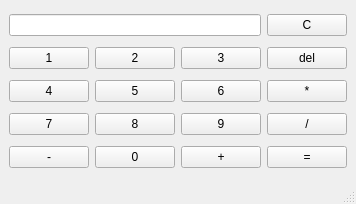
<?xml version="1.0" encoding="UTF-8"?>
<ui version="4.0">
 <class>MainWindow</class>
 <widget class="QMainWindow" name="MainWindow">
  <property name="geometry">
   <rect>
    <x>0</x>
    <y>0</y>
    <width>336</width>
    <height>204</height>
   </rect>
  </property>
  <property name="windowTitle">
   <string>MainWindow</string>
  </property>
  <widget class="QWidget" name="centralwidget">
   <layout class="QGridLayout" name="gridLayout">
    <item row="0" column="0" colspan="3">
     <widget class="QLineEdit" name="ekran">
      <property name="alignment">
       <set>Qt::AlignRight|Qt::AlignTrailing|Qt::AlignVCenter</set>
      </property>
      <property name="readOnly">
       <bool>true</bool>
      </property>
     </widget>
    </item>
    <item row="0" column="3">
     <widget class="QPushButton" name="Ac">
      <property name="text">
       <string>C</string>
      </property>
     </widget>
    </item>
    <item row="1" column="0">
     <widget class="QPushButton" name="btn_1">
      <property name="text">
       <string>1</string>
      </property>
     </widget>
    </item>
    <item row="1" column="1">
     <widget class="QPushButton" name="btn_2">
      <property name="text">
       <string>2</string>
      </property>
     </widget>
    </item>
    <item row="1" column="2">
     <widget class="QPushButton" name="btn_3">
      <property name="text">
       <string>3</string>
      </property>
     </widget>
    </item>
    <item row="1" column="3">
     <widget class="QPushButton" name="Del">
      <property name="text">
       <string>del</string>
      </property>
     </widget>
    </item>
    <item row="2" column="0">
     <widget class="QPushButton" name="btn_4">
      <property name="text">
       <string>4</string>
      </property>
     </widget>
    </item>
    <item row="2" column="1">
     <widget class="QPushButton" name="btn_5">
      <property name="text">
       <string>5</string>
      </property>
     </widget>
    </item>
    <item row="2" column="2">
     <widget class="QPushButton" name="btn_6">
      <property name="text">
       <string>6</string>
      </property>
     </widget>
    </item>
    <item row="2" column="3">
     <widget class="QPushButton" name="carpi">
      <property name="text">
       <string>*</string>
      </property>
     </widget>
    </item>
    <item row="3" column="0">
     <widget class="QPushButton" name="btn_7">
      <property name="text">
       <string>7</string>
      </property>
     </widget>
    </item>
    <item row="3" column="1">
     <widget class="QPushButton" name="btn_8">
      <property name="text">
       <string>8</string>
      </property>
     </widget>
    </item>
    <item row="3" column="2">
     <widget class="QPushButton" name="btn_9">
      <property name="text">
       <string>9</string>
      </property>
     </widget>
    </item>
    <item row="3" column="3">
     <widget class="QPushButton" name="bolme">
      <property name="text">
       <string>/</string>
      </property>
     </widget>
    </item>
    <item row="4" column="0">
     <widget class="QPushButton" name="eksi">
      <property name="text">
       <string>-</string>
      </property>
     </widget>
    </item>
    <item row="4" column="1">
     <widget class="QPushButton" name="btn_0">
      <property name="text">
       <string>0</string>
      </property>
     </widget>
    </item>
    <item row="4" column="2">
     <widget class="QPushButton" name="arti">
      <property name="text">
       <string>+</string>
      </property>
     </widget>
    </item>
    <item row="4" column="3">
     <widget class="QPushButton" name="sonuc">
      <property name="text">
       <string>=</string>
      </property>
     </widget>
    </item>
   </layout>
  </widget>
  <widget class="QMenuBar" name="menubar">
   <property name="geometry">
    <rect>
     <x>0</x>
     <y>0</y>
     <width>336</width>
     <height>21</height>
    </rect>
   </property>
  </widget>
  <widget class="QStatusBar" name="statusbar"/>
 </widget>
 <resources/>
 <connections/>
</ui>
